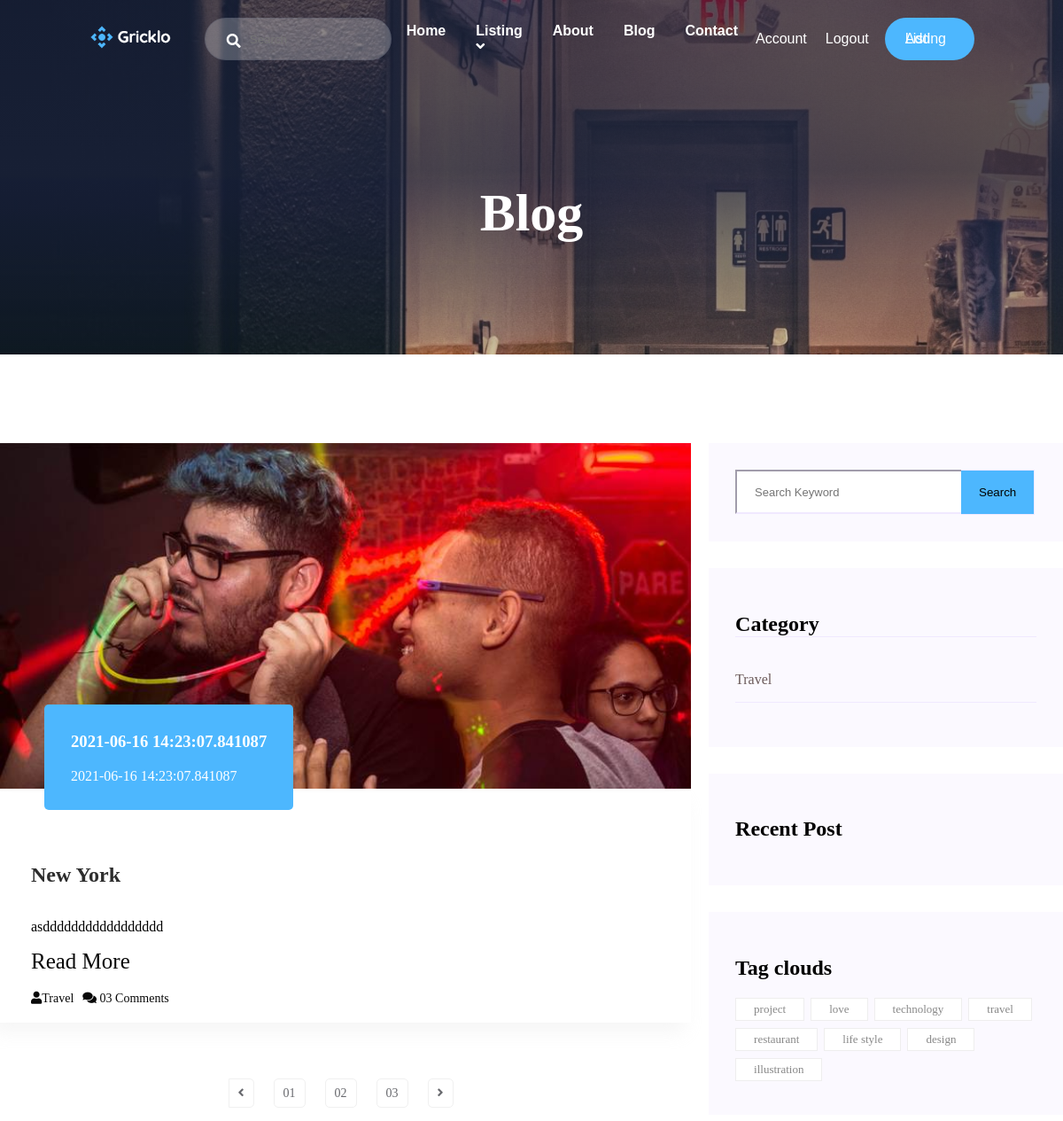
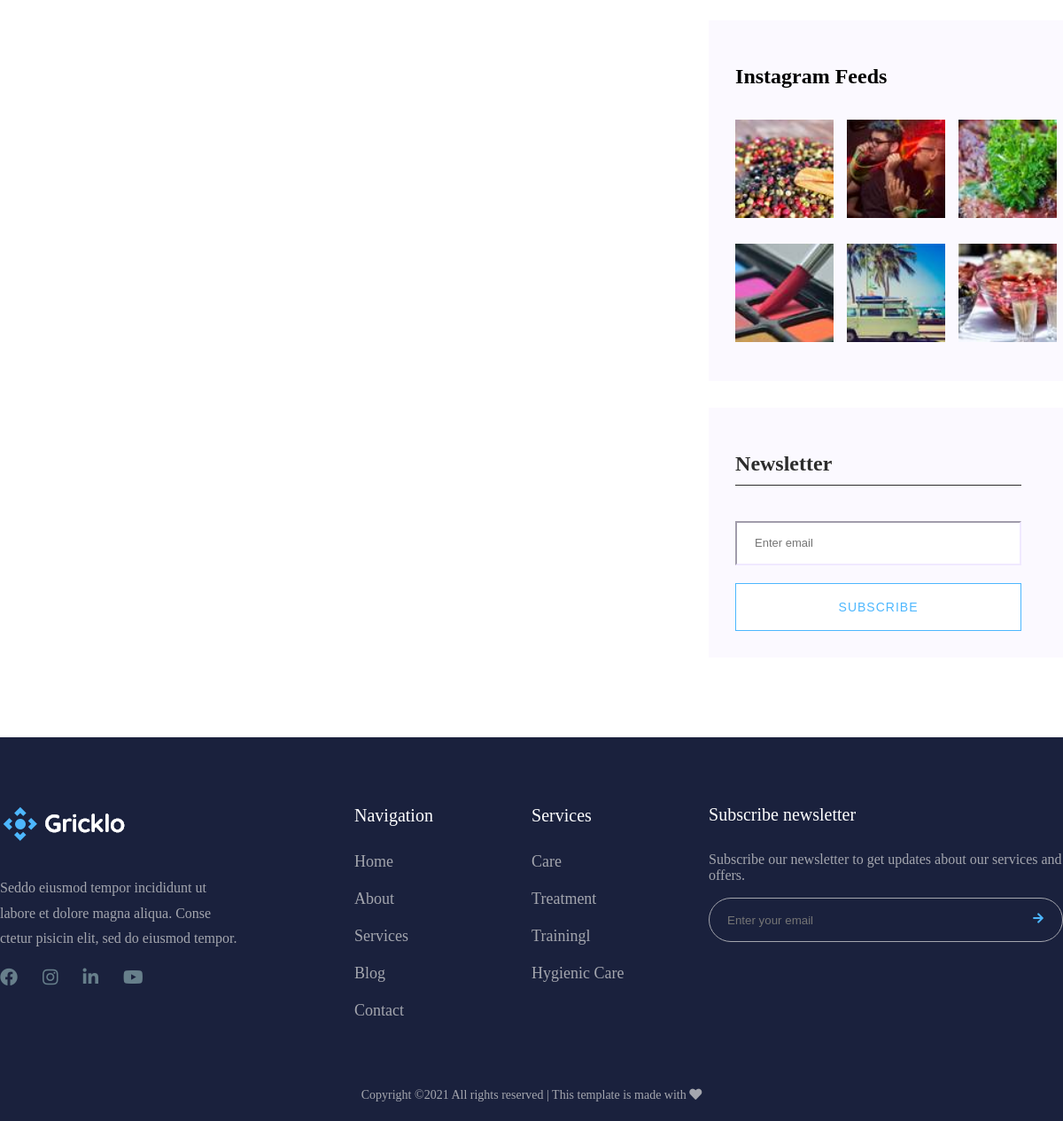
/blog (signed in), run on the app's committed database (2 pictures, top to bottom).
### gricklo/models.py (models this page shows, shortened)
class Blog(db.Model):
    __tablename__ = "blog"
    id = db.Column(db.Integer, primary_key=True)
    title = db.Column(db.String(50),nullable=False)
    short_description = db.Column(db.String(50),nullable=False)
    description = db.Column(db.Text, nullable=False)
    blog_posted = db.Column(db.DateTime, default=datetime.utcnow)
    image = db.Column(db.String(20), default = "default.png")
    category = db.Column(db.Integer, db.ForeignKey('blogcategory.id'), nullable=False)
    comment = db.relationship('Comment',backref='users',lazy=True, cascade="all,delete")

class BlogCategory(db.Model):
    __tablename__ = "blogcategory"
    id = db.Column(db.Integer, primary_key = True)
    title = db.Column(db.String(50),nullable = False)
    blog =db.relationship('Blog', backref='categories',lazy=True)

### gricklo/controlers.py (the view)
@app.route("/blog")
def blog():
    categories=BlogCategory.query.all()
    posts = UserPost.query.all()
    blogs=Blog.query.all()
    return render_template("blog.html" , blogs=blogs , categories=categories, posts= posts)

### gricklo/models.py (called while the page is built)
@login_manager.user_loader
def load_user(user_id):
    return User.query.get(user_id)

### gricklo/templates/blog.html (shortened to what this page needs)
<!DOCTYPE html>
<html lang="en">
<head>
    <link rel="stylesheet" href="{{url_for('static',filename='css/blog.css')}}">
</head>
<body>
    {% extends "layout.html"%}
    {% block content %}
    <main>
        <div class="bg-blog d-flex align-items-center justify-content hero-overly">
            <div class="blog-text ">
                <h2>Blog</h2>
            </div>
        </div>
        <section class="blog-area section-padding">
            <div class="container">
                <div class="row">
                    <div class="col-8">
                        <div class="blog-left-sidebar">
                            {% for blog in blogs%}
                            <div class="blog-item">
                                <div class="blog-item-img ">
                                    <img src="/static/uploads/{{blog.image}}" alt="">
                                    <a href="" class="blog-item-date">
                                        <h3>{{blog.blog_posted}}</h3>
                                        <p>{{blog.blog_posted}}</p>
                                    </a>
                                </div>
                                <div class="blog-details">
                                    <a href="">
                                        <h2 class="blog-head" style="color: #2d2d2d;">{{blog.title}}</h2>
                                    </a>
                                    <p>{{blog.short_description}}</p>
                                    <a href="{{url_for('blogdetails', id=blog.id)}}" style="margin-bottom: 20px;font-size: 25px;">Read More</a>
                                    <ul class="blog-info-link">
                                        <li><a href="#"><i class="fa fa-user"></i>{{blog.category}}</a></li>
                                        <li><a href="#"><i class="fa fa-comments"></i> 03 Comments</a></li>
                                    </ul>
                                </div>
                            </div>
                            {% endfor%}
                            <div class="pagination-area pt-10">
                                <div class="row">
                                    <div class="col-12">
                                        <div class="single-wrap d-flex justify-content pt-10">
                                            <nav aria-label="Page navigation example">
                                                <ul class="pagination d-flex">
                                                    <li class="page-item">
                                                        <a href="" class="page-link">
                                                            <i class="fas fa-angle-left"></i>
                                                        </a>
                                                    </li>
                                                    <li><a href="" class="page-link">01</a></li>
                                                    <li><a href="" class="page-link">02</a></li>
                                                    <li><a href="" class="page-link">03</a></li>
                                                    <li>
                                                        <a href="" class="page-link">
                                                            <i class="fas fa-angle-right"></i>
                                                        </a>
                                                    </li>
                                                </ul>
                                            </nav>
                                        </div>
                                    </div>
                                </div>
                            </div>
                        </div>
                    </div>
                    <div class="col-4 ml-20">
                        <div class="blog-right-sidebar">
                            <div class="search-widget">
                                <form action="#">
                                    <div class="input-group d-flex">
                                        <input type="text" class="form-control" placeholder="Search Keyword">
                                        <div class="input-btn">
                                            <button class="boxed-btn2 d-flex" type="button">Search</button>
                                        </div>
                                    </div>
                                </form>
                            </div>
                            <div class="side-category">
                                <h2 class="mb-35">Category</h2>
                                <ul>
                                    {% for category in categories %}
                                    <li><a href="">{{category.title}}</a></li>
                                    {% endfor %}
                                </ul>
                            </div>
                            <div class="side-post">
                                <h2>Recent Post</h2>
                            </div>
                            <div class="tag-clouds">
                                <h2>Tag clouds</h2>
                                <div class="tag-clouds-body">
                                    <ul>
                                        <li><a href="" class="tag-clouds-link ">project</a> </li>
                                        <li><a href="" class="tag-clouds-link ">love</a> </li>
                                        <li><a href="" class="tag-clouds-link ">technology</a> </li>
                                        <li><a href="" class="tag-clouds-link ">travel</a> </li>
                                        <li><a href="" class="tag-clouds-link ">restaurant</a> </li>
                                        <li><a href="" class="tag-clouds-link ">life style</a> </li>
                                        <li><a href="" class="tag-clouds-link ">design</a> </li>
                                        <li><a href="" class="tag-clouds-link ">illustration</a></li>
                                    </ul>
                                </div>
                            </div>
                            <div class="instagram-feeds ">
                                <h2>Instagram Feeds</h2>
                                <div class="instagram-feeds-img d-flex">
                                    <div class="instagram-img">
                                        <img src="/static/img/post_5.jpg" alt="">
                                    </div>
                                    <div class="instagram-img">
                                        <img src="/static/img/post_6.jpg" alt="">
                                    </div>
                                    <div class="instagram-img">
                                        <img src="/static/img/post_7.jpg" alt="">
                                    </div>
                                </div>
                                <div class="instagram-feeds-img d-flex">
                                    <div class="instagram-img">
                                        <img src="/static/img/post_8.jpg" alt="">
                                    </div>
                                    <div class="instagram-img">
                                        <img src="/static/img/post_9.jpg" alt="">
                                    </div>
                                    <div class="instagram-img">
                                        <img src="/static/img/post_10.jpg" alt="">
                                    </div>
                                </div>
                            </div>
                            <div class="News-subscribe">
                                <h2>Newsletter</h2>
                                <div class="News-subscribe-input">
                                    <form action="">
                                        <input type="email" placeholder="Enter email">
                                        <button type="submit">Subscribe</button>
                                    </form>
                                </div>
                            </div>
                        </div>
                    </div>
                </div>
            </div>
            </div>
    {% endblock %}

### gricklo/static/css/blog.css (style rules this page uses)
.bg-blog { background-image: url(../img/h2_hero1.jpg); background-size: cover; background-repeat: no-repeat; height: 400px; z-index: 0; }
.blog-text { padding-top: 80px; }
.blog-text h2 { color: #fff; font-size: 60px; font-weight: 600; }
.section-padding { padding-top: 100px; padding-bottom: 90px; }
.blog-item { margin-bottom: 50px; }
.blog-item-img { position: relative; }
.blog-item-date { position: absolute; display: block; color: #fff; background-color: #4DB7FE; padding: 8px 15px; border-radius: 5px; bottom: -20px; left: 50px; padding: 13px 30px; }
.blog-details { padding: 60px 30px 35px 35px; box-shadow: -8px 10px 20px 0px rgb(221 221 221 / 30%); }
.blog-details a { display: inline-block; color: #080808; transition: all 0.4; }
.blog-info-link li { float: left; font-size: 14px; margin-right: 10px; }
.search-widget { background: #fbf9ff; padding: 30px; margin-bottom: 30px; }
.search-widget .form-control { height: 50px; border-color: #f0e9ff; font-size: 13px; color: #999999; padding-left: 20px; border-radius: 0; border-right: 0; width: 75%; }
.boxed-btn2 { background: #4DB7FE; border-left: 0; border: 1px solid #f0e9ff; padding: 17px 20px; border-left: 0; cursor: pointer; }
.side-category { background: #fbf9ff; padding: 30px; margin-bottom: 30px; }
.side-category h2 { border-bottom: 1px solid #f0e9ff; }
.side-category ul li { border-bottom: 1px solid #f0e9ff; transition: all 0.3s ease 0s; padding-bottom: 12px; margin-bottom: 20px; }
.side-category ul li a { font: Mulish, sans-serif; Font-size: 16px; Font-weight: 300; line-height: 25.6px; color: rgb(107, 90, 90); }
.side-post { background: #fbf9ff; padding: 30px; margin-bottom: 30px; }
.tag-clouds { background: #fbf9ff; padding: 30px; margin-bottom: 30px; }
.tag-clouds-body ul li { display: inline-block; }
.tag-clouds-body ul li a { display: inline-block; border: 1px solid #eeeeee; background: #fff; padding: 4px 20px; margin-bottom: 8px; margin-right: 3px; transition: all 0.3s ease 0s; color: #888888; font-size: 13px; }
.tag-clouds-link { border: 1px solid white; }
.News-subscribe { background: #fbf9ff; padding: 30px; }
.News-subscribe h2 { border-bottom: 1px solid #2d2d2d; margin-bottom: 40px; padding-bottom: 10px; width: 95%; color: #2d2d2d; }
.News-subscribe-input input { width: 95%; height: 50px; border-color: #f0e9ff; font-size: 13px; color: #999999; padding-left: 20px; border-radius: 0; outline: none; }
.News-subscribe-input button { width: 95%; background: #fff; padding: 18px 44px; font-family: "Work Sans", sans-serif; font-size: 14px; font-weight: 400; border: 1px solid #4DB7FE; letter-spacing: 1px; text-align: center; color: #4DB7FE; text-transform: uppercase; cursor: pointer; margin-top: 20px; }
.instagram-feeds { background: #fbf9ff; padding: 30px; margin-bottom: 30px; }
.instagram-img img { width: 111px; height: 111px; margin-top: 15px; margin-right: 15px; margin-bottom: 10px; }
.pagination-area .page-link { font-size: 14px; text-align: center; box-shadow: none; outline: 0; color: #68696E; padding: 8px 10px; background: #fff; margin: 0 11px; border-radius: 5px; border: 1px solid #f0f0f0; }
.page-item:first-child .page-link { margin-left: 0; border-top-left-radius: 0%; border-bottom-left-radius: 0%; }

### gricklo/static/css/grid.css (style rules this page uses)
.container { max-width: 1320px; width: 100%; margin: 0 auto; }
.row { display: flex; }
.col-4 { width: 33.33%; }
.col-8 { width: 66.66%; }
.col-12 { width: 100%; }

### data on the page
Blog: image (picture), blog_posted "2021-06-16 14:23:07.841087", title "New York", short_description "asddddddddddddddddd", category "Travel"
BlogCategory: title "Travel"
